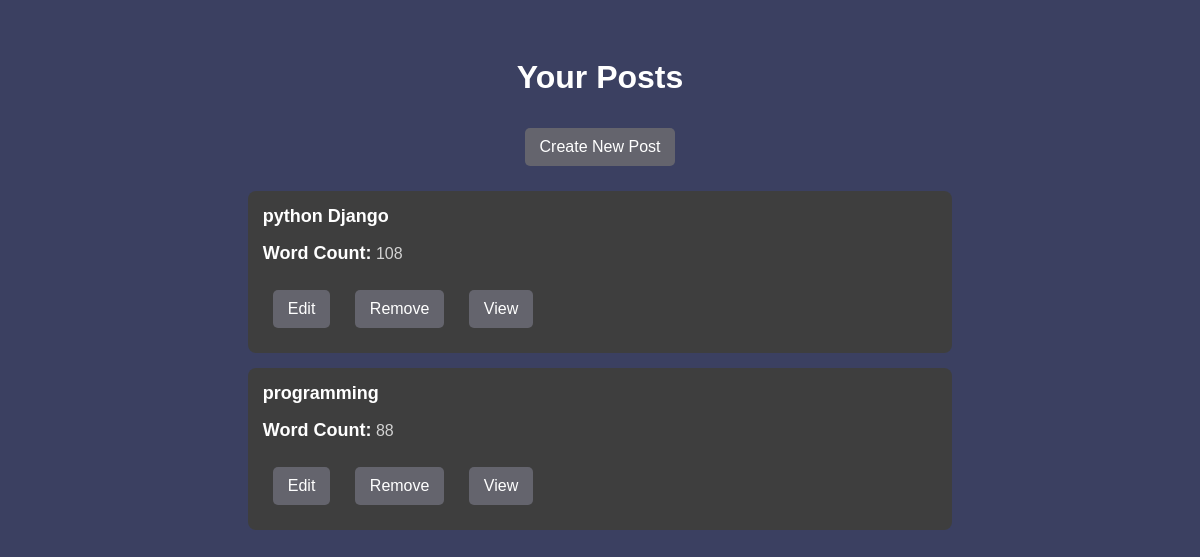
Page /post_list on the committed database.
### myapp/models.py (models this page shows)
class Post(models.Model):
    title = models.CharField(max_length=200)
    content = models.TextField()
    word_count = models.IntegerField(default=0)

### myapp/views.py (the view)
# urls.py: path('post_list',views.post_list, name='post_list'),
def post_list(request):
    posts = Post.objects.all()
    return render(request, 'post_list.html', {'posts': posts}) #see the posts you posted

### myapp/templates/post_list.html (shortened to what this page needs)
<!DOCTYPE html>
<html>
<head>
</head>
<body>
    <h1>Your Posts</h1>
    <a href="{% url 'post_create' %}">Create New Post</a>
    {% for post in posts %}
        <div class="post-container">
            <strong>{{ post.title }}</strong>
            <p><strong>Word Count:</strong> {{ post.word_count }}</p>
            <div class="post-links">
                <a href="{% url 'post_edit' post.id %}">Edit</a>
                <a href="{% url 'post_remove' post.id %}" onclick="return confirm('Are you sure you want to delete this post?');">Remove</a>
                <a href="{% url 'post_view' post.id %}">View</a>
            </div>
        </div>
    {% empty %}
        <p>No posts available.</p>
    {% endfor %}
</body>
</html>

### myapp/templates/post_list.html (style rules this page uses)
body { background-color:rgb(59, 64, 97); color: #D3D3D3; font-family: Arial, sans-serif; text-align: center; padding: 30px; }
h1 { color: #FFFFFF; }
a { display: inline-block; background-color:rgb(100, 100, 109); color: white; padding: 10px 15px; margin: 10px; text-decoration: none; border-radius: 5px; transition: background 0.3s; }
.post-container { background: #3E3E3E; padding: 15px; margin: 15px auto; width: 60%; border-radius: 8px; text-align: left; }
.post-container strong { color: #FFFFFF; font-size: 18px; }
.post-links { margin-top: 10px; }

### rows in the picture
Post: title "python Django", word_count "108"
Post: title "programming", word_count "88"
